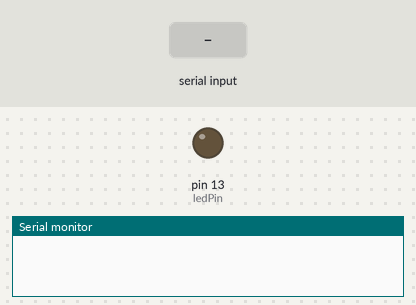
Bench run of a sketch on a simulated Arduino Uno, built with avr-gcc and run on an emulated ATmega328P. Parts: output pins drawn as LEDs (lit = HIGH), the last lines printed to the serial monitor. The test bench sets the inputs (shaded band).

Above: at 1.2 s.
1.3 s: "d" received over Serial
At 1.8 s:
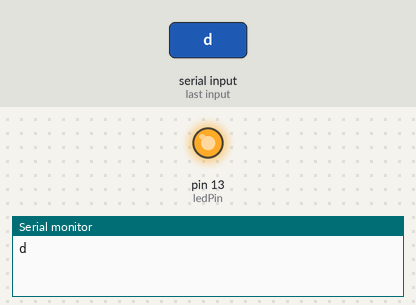
2.8 s: "f" received over Serial
At 4.2 s:
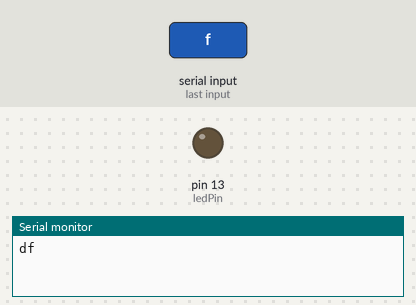
Timing chart, 0 to 5.8 s (numbered marks = the images above; inputs shaded):
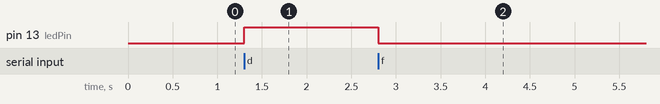

The sketch:

Fontana_UNO.ino
```cpp
const int ledPin = 13; // the pin that the LED is attached to
int incomingByte;      // a variable to read incoming serial data into

void setup() {
  // initialize serial communication:
  Serial.begin(9600);
  // initialize the LED pin as an output:
  pinMode(ledPin, OUTPUT);
}

void loop() {
  // see if there's incoming serial data:
  if (Serial.available() > 0) {
    incomingByte = Serial.read();
    if (incomingByte == 'd') {
      digitalWrite(ledPin, HIGH);
      Serial.write('d');
    }
    // if it's an L (ASCII 76) turn off the LED:
    if (incomingByte == 'f') {
      digitalWrite(ledPin, LOW);
      Serial.write('f');
    }
  }
}
```

Measured:
- after the input at 1.3 s, pin 13 (ledPin): LOW → HIGH at once
- after the input at 2.8 s, pin 13 (ledPin): HIGH → LOW at once
